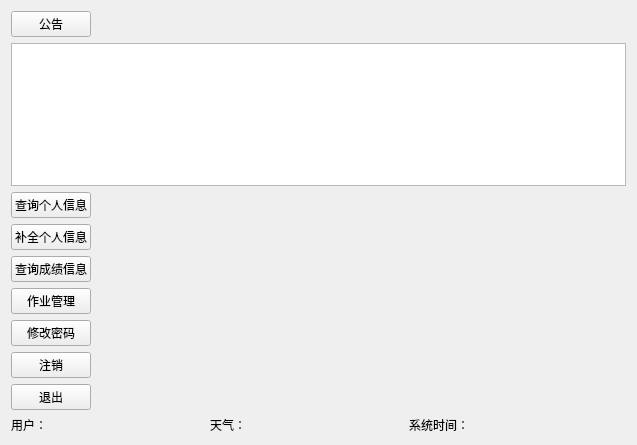
<?xml version="1.0" encoding="UTF-8"?>
<ui version="4.0">
 <class>ManageDialog</class>
 <widget class="QWidget" name="ManageDialog">
  <property name="geometry">
   <rect>
    <x>0</x>
    <y>0</y>
    <width>637</width>
    <height>445</height>
   </rect>
  </property>
  <property name="windowTitle">
   <string>学生信息管理系统</string>
  </property>
  <property name="styleSheet">
   <string notr="true"/>
  </property>
  <layout class="QVBoxLayout" name="verticalLayout_2">
   <item>
    <layout class="QHBoxLayout" name="horizontalLayout">
     <item>
      <widget class="QPushButton" name="pushButton">
       <property name="text">
        <string>公告</string>
       </property>
       <property name="autoDefault">
        <bool>false</bool>
       </property>
      </widget>
     </item>
     <item>
      <widget class="QLabel" name="label">
       <property name="sizePolicy">
        <sizepolicy hsizetype="Expanding" vsizetype="Preferred">
         <horstretch>0</horstretch>
         <verstretch>0</verstretch>
        </sizepolicy>
       </property>
       <property name="text">
        <string/>
       </property>
      </widget>
     </item>
    </layout>
   </item>
   <item>
    <widget class="QTextEdit" name="textEdit"/>
   </item>
   <item>
    <layout class="QHBoxLayout" name="horizontalLayout_3">
     <item>
      <layout class="QVBoxLayout" name="verticalLayout">
       <item>
        <widget class="QPushButton" name="Button1">
         <property name="text">
          <string>查询个人信息</string>
         </property>
         <property name="autoDefault">
          <bool>false</bool>
         </property>
        </widget>
       </item>
       <item>
        <widget class="QPushButton" name="Button2">
         <property name="text">
          <string>补全个人信息</string>
         </property>
         <property name="autoDefault">
          <bool>false</bool>
         </property>
        </widget>
       </item>
       <item>
        <widget class="QPushButton" name="Button3">
         <property name="text">
          <string>查询成绩信息</string>
         </property>
         <property name="autoDefault">
          <bool>false</bool>
         </property>
        </widget>
       </item>
       <item>
        <widget class="QPushButton" name="workmanage">
         <property name="text">
          <string>作业管理</string>
         </property>
         <property name="autoDefault">
          <bool>false</bool>
         </property>
        </widget>
       </item>
       <item>
        <widget class="QPushButton" name="updatepass">
         <property name="text">
          <string>修改密码</string>
         </property>
         <property name="autoDefault">
          <bool>false</bool>
         </property>
        </widget>
       </item>
       <item>
        <widget class="QPushButton" name="unlogin">
         <property name="text">
          <string>注销</string>
         </property>
         <property name="autoDefault">
          <bool>false</bool>
         </property>
        </widget>
       </item>
       <item>
        <widget class="QPushButton" name="exit">
         <property name="text">
          <string>退出</string>
         </property>
         <property name="autoDefault">
          <bool>false</bool>
         </property>
        </widget>
       </item>
      </layout>
     </item>
     <item>
      <widget class="QStackedWidget" name="stackedWidget">
       <property name="frameShape">
        <enum>QFrame::NoFrame</enum>
       </property>
       <property name="currentIndex">
        <number>0</number>
       </property>
       <widget class="QWidget" name="page_3"/>
       <widget class="QWidget" name="page_4"/>
      </widget>
     </item>
    </layout>
   </item>
   <item>
    <layout class="QHBoxLayout" name="horizontalLayout_2">
     <item>
      <widget class="QLabel" name="label_6">
       <property name="text">
        <string>用户：</string>
       </property>
      </widget>
     </item>
     <item>
      <widget class="QLabel" name="userlabel">
       <property name="sizePolicy">
        <sizepolicy hsizetype="Expanding" vsizetype="Preferred">
         <horstretch>0</horstretch>
         <verstretch>0</verstretch>
        </sizepolicy>
       </property>
       <property name="text">
        <string/>
       </property>
      </widget>
     </item>
     <item>
      <widget class="QLabel" name="label_2">
       <property name="text">
        <string>天气：</string>
       </property>
      </widget>
     </item>
     <item>
      <widget class="QLabel" name="weither">
       <property name="sizePolicy">
        <sizepolicy hsizetype="Expanding" vsizetype="Expanding">
         <horstretch>0</horstretch>
         <verstretch>0</verstretch>
        </sizepolicy>
       </property>
       <property name="text">
        <string/>
       </property>
      </widget>
     </item>
     <item>
      <widget class="QLabel" name="label_4">
       <property name="text">
        <string>系统时间：</string>
       </property>
      </widget>
     </item>
     <item>
      <widget class="QLabel" name="timelabel">
       <property name="sizePolicy">
        <sizepolicy hsizetype="Expanding" vsizetype="Preferred">
         <horstretch>0</horstretch>
         <verstretch>0</verstretch>
        </sizepolicy>
       </property>
       <property name="text">
        <string/>
       </property>
      </widget>
     </item>
    </layout>
   </item>
  </layout>
 </widget>
 <resources/>
 <connections/>
</ui>
